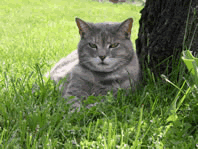
#> input picture week9/smokey.gif, 198 x 149 px
$ python sepia.py
#> lines starting #> are read from the running program, lines starting #| are printed output that depends on the picture
#> further down, image is the input picture: PIL image 198x149 P; mean R, G, B 113.5, 132.2, 76.6
from PIL import Image

def grayscale(image):
    """Converts the argument image to grayscale."""
    for y in range(image.height):
        for x in range(image.width):
            (r, g, b) = image.getpixel((x, y))
            r = int(r * 0.299)
            g = int(g * 0.587)
            b = int(b * 0.114)
            lum = r + g + b
            image.putpixel((x, y), (lum, lum, lum))
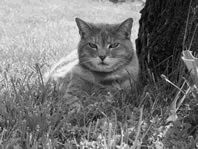
#> image: PIL image 198x149 RGB; min 7, max 239, mean 118.7

def sepia(image):
    """Converts the argument image to sepia tone."""

    grayscale(image)

    for y in range(image.height):
        for x in range(image.width):
            (red, green, blue) = image.getpixel((x, y))

            if red < 63:
                red = int(red * 1.1)
                blue = int(blue * 0.9)
            elif red < 192:
                red = int(red * 1.15)
                blue = int(blue * 0.85)
            else:
                red = min(int(red * 1.08), 255)
                blue = int(blue * 0.93)

            image.putpixel((x, y), (red, green, blue))
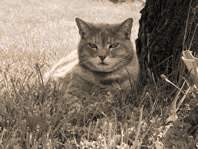
#> image: PIL image 198x149 RGB; mean R, G, B 132.6, 118.7, 104.2

if __name__ == "__main__":

    image = Image.open("smokey.gif")
    image = image.convert("RGB")

    sepia(image)

    image.show()

    image.save("smokey_sepia.gif")
